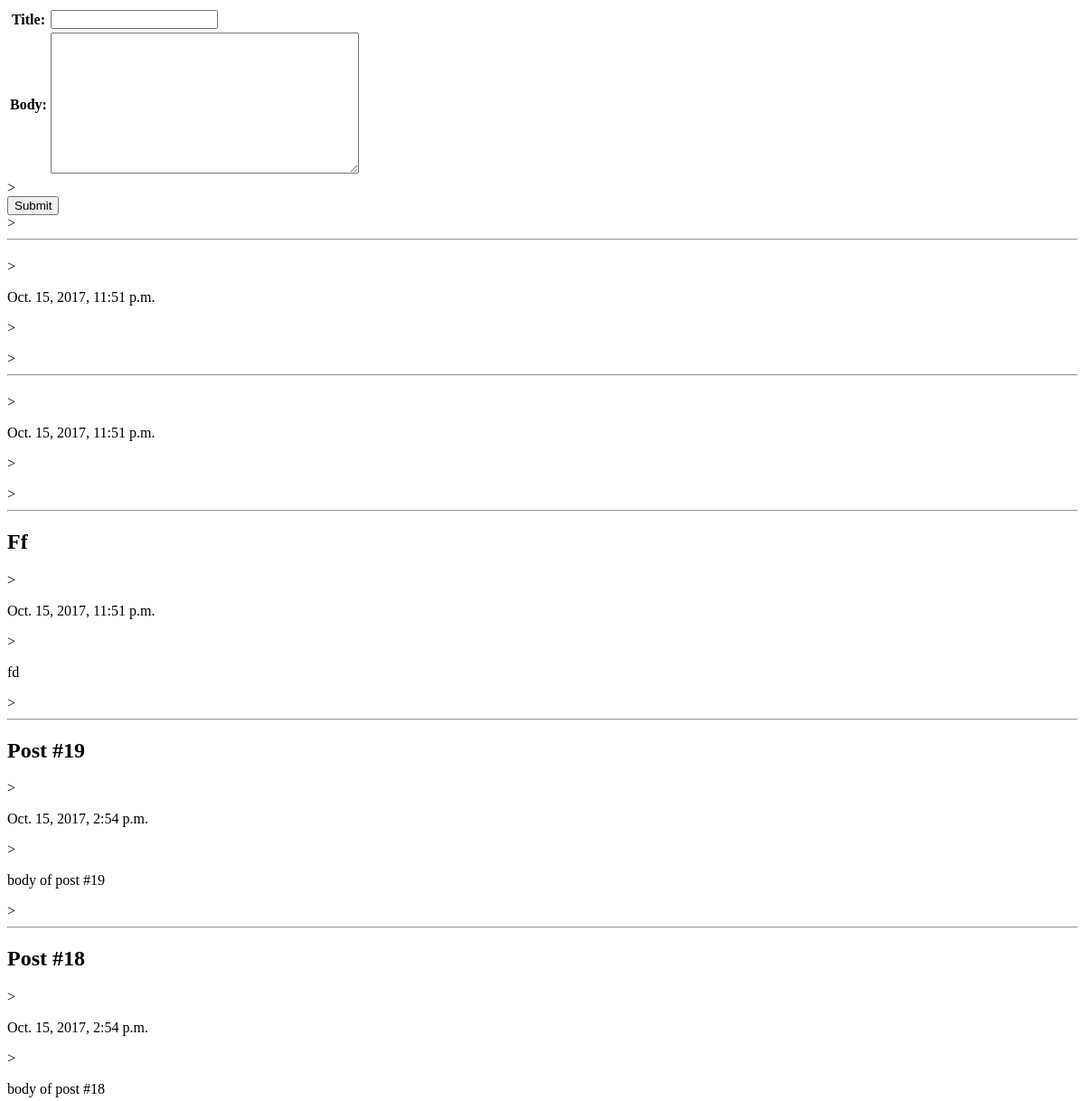
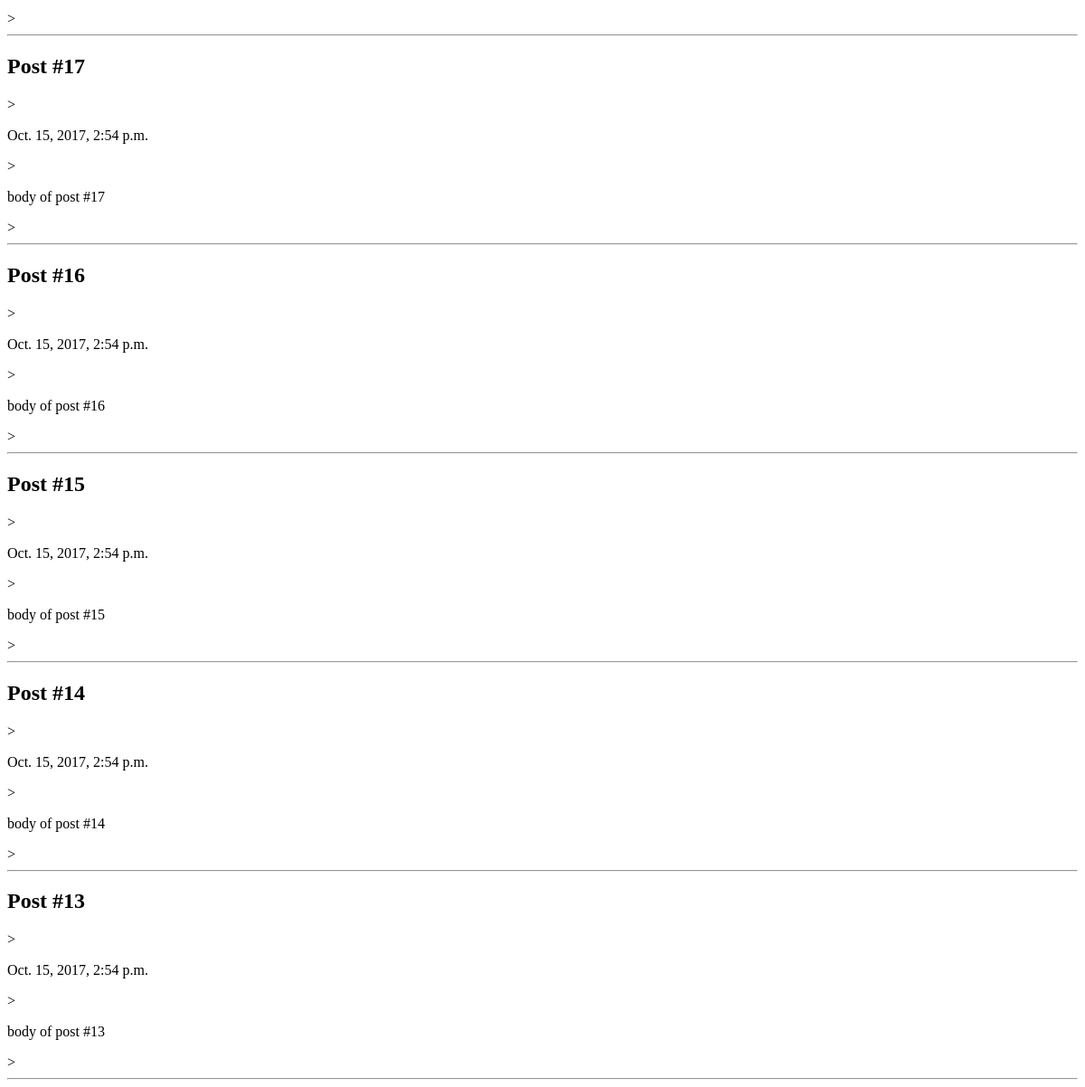
/blog/, run on an earlier commit of the app's database (2 pictures, top to bottom).
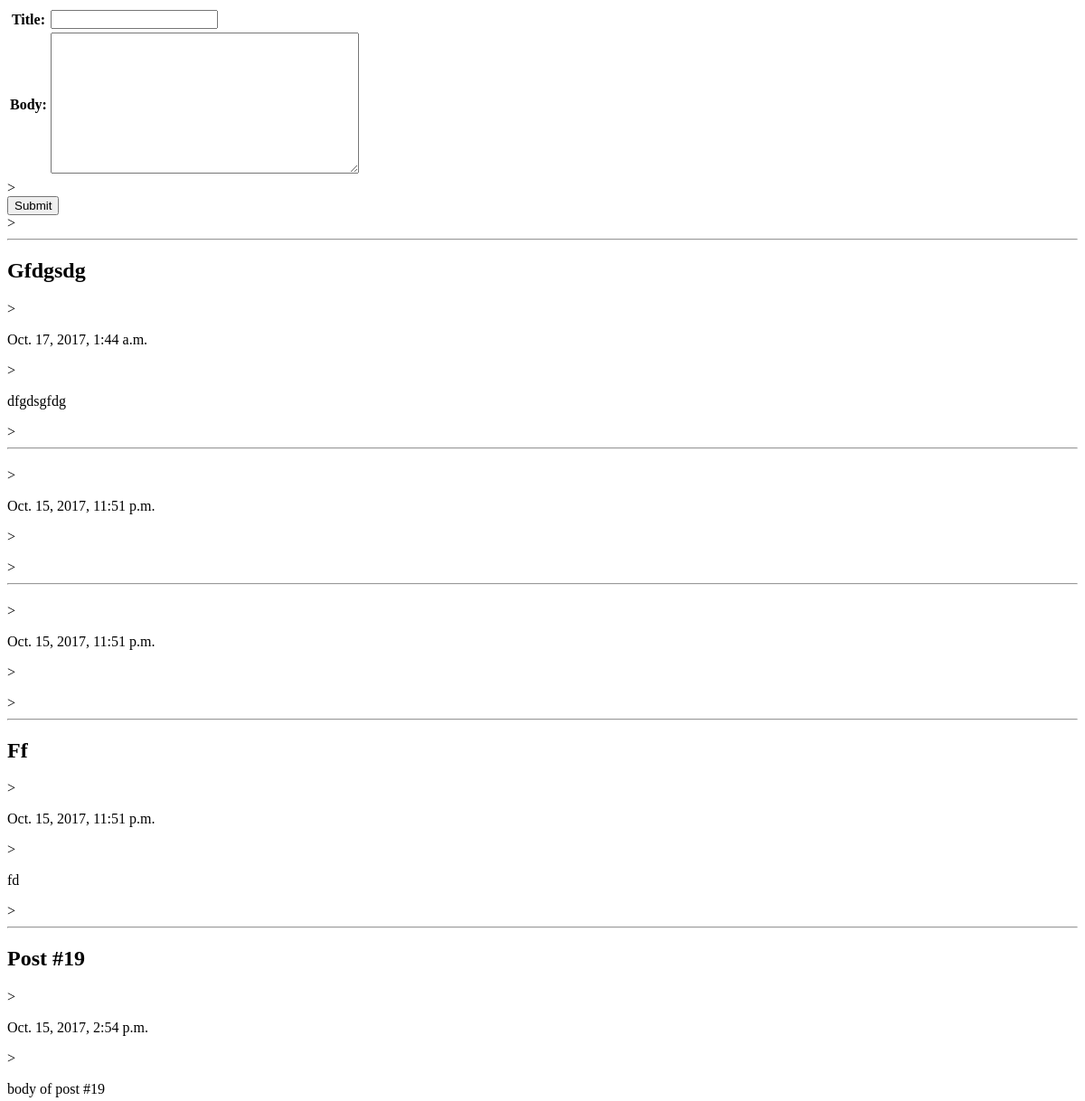
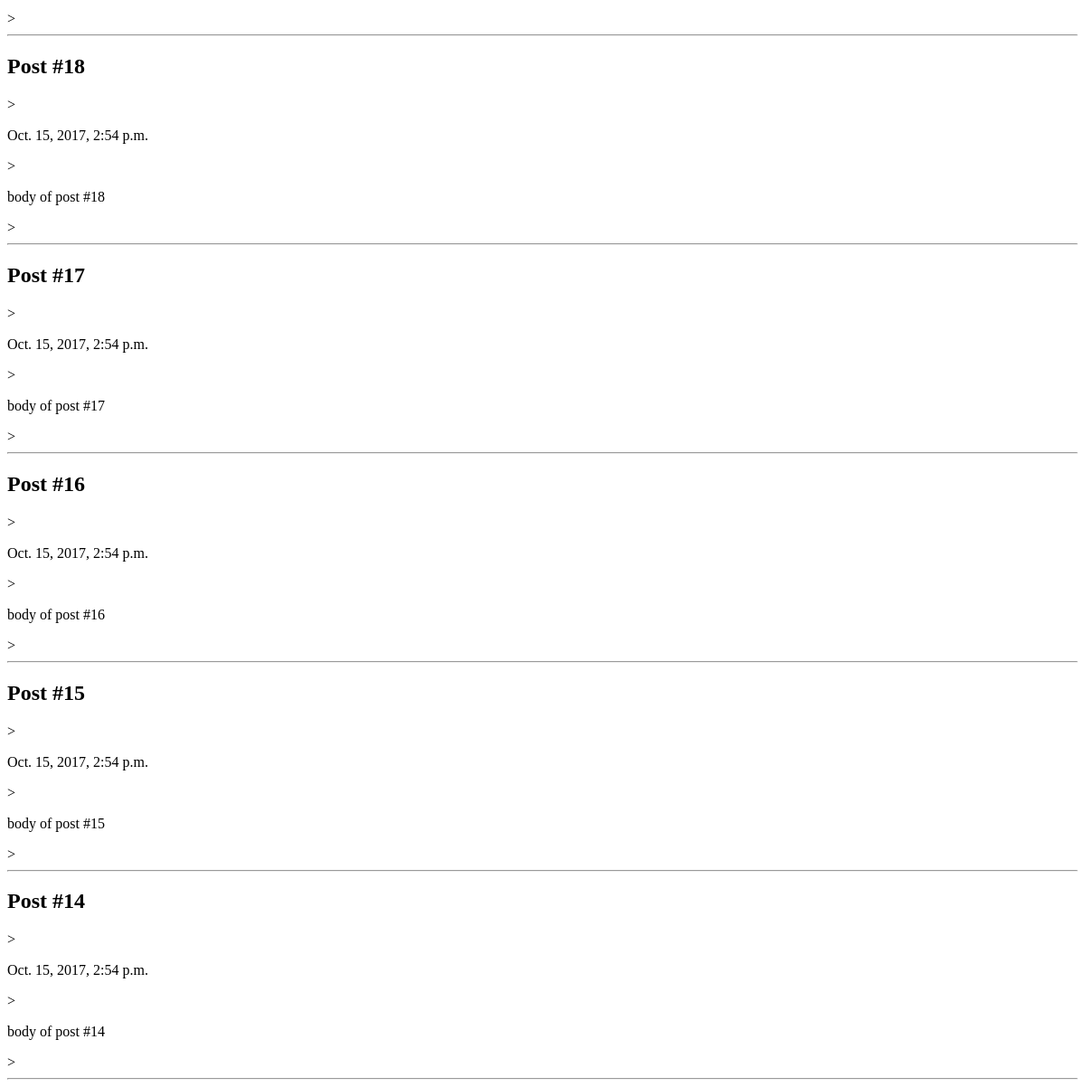
And on a later commit of the database (2 pictures, top to bottom).
### blog/models.py (models this page shows)
class BlogPost(models.Model):
    title = models.CharField(max_length=150)
    body = models.TextField()
    timestamp = models.DateTimeField()
    class Meta:
        ordering = ('-timestamp',)

### blog/views.py (the view)
def archive(request):
    posts = BlogPost.objects.all()[:10]
    return render_to_response('archive.html',{'posts':posts,'form':BlogPostForm()},RequestContext(request))

### blog/models.py
class BlogPostForm(forms.ModelForm):
    class Meta:
        model = BlogPost
        exclude = ('timestamp',)

### blog/templates/archive.html (shortened to what this page needs)
<!DOCTYPE html>
<html lang="en">
<head>
</head>
<body>
<form action="/blog/create/" method=post> {% csrf_token %}
    <table>{{form}}</table>><br>
    <input type="submit">
</form>>
<hr>
{% for post in posts %}
<h2>{{post.title|title}}</h2>>
<p>{{post.timestamp}}</p>>
<p>{{post.body}}</p>>
<hr>
{% endfor %}
</body>
</html>

What changed in the data, as far as the page shows it:
no longer on this page (row unchanged): BlogPost: title "Post #13", timestamp "Oct. 15, 2017, 2:54 p.m.", body "body of post #13"
added BlogPost: title "Gfdgsdg", timestamp "Oct. 17, 2017, 1:44 a.m.", body "dfgdsgfdg"
